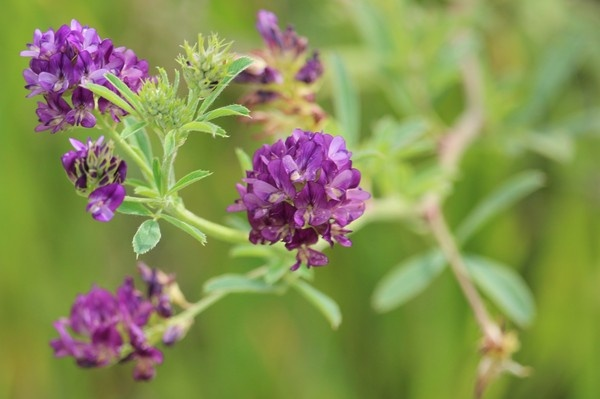
#> input picture micrograd/imgs/alfalfa.jpg, 600 x 399 px
$ jupyter execute demo.ipynb   (shell and % lines are left out)
#> lines starting #> are read from the running program, lines starting #| are printed output that depends on the picture
[cell 1]
from pathlib import Path
import math

import numpy as np
import matplotlib.pyplot as plt
import cv2 as cv

[cell 2]
img_path = Path(Path.cwd(), 'imgs', 'alfalfa.jpg')
img = cv.imread(img_path)
#> img is the input picture: shape (399, 600, 3); mean B, G, R 82.8, 144, 134.9
img = cv.cvtColor(img, cv.COLOR_RGB2GRAY)
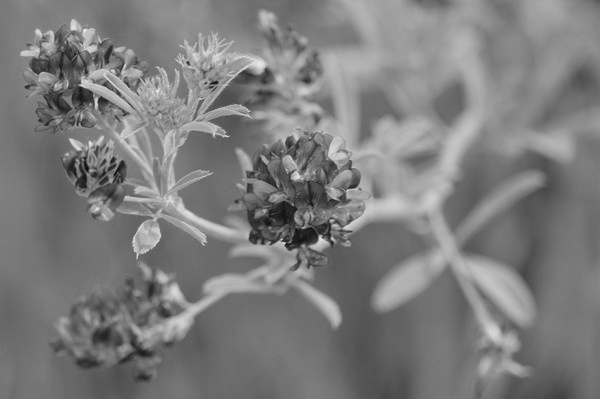
#> img: shape (399, 600); min 11, max 239, mean 124.7
